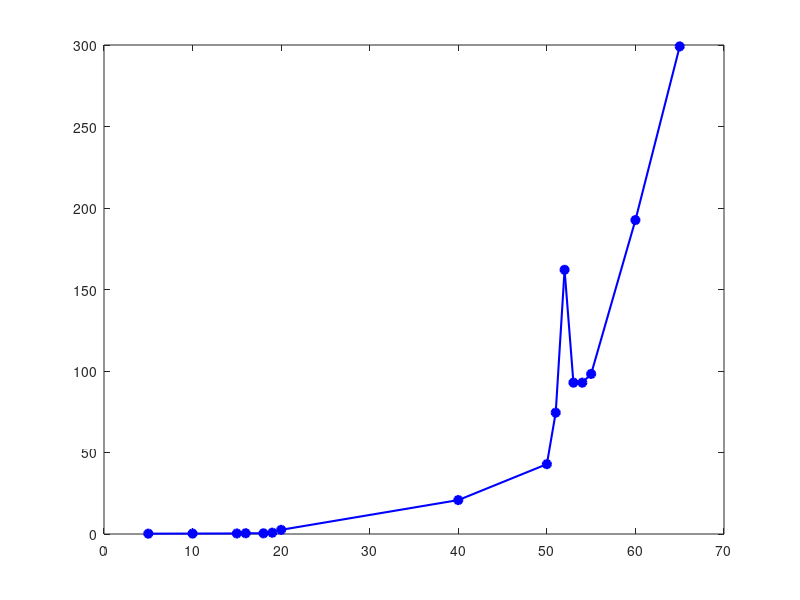

Here is the MATLAB script that generated this plot: (Note: this script raises an error after producing the figure.)
% Datos extraidos de las trazas (tiempo real en segundos)
tamanos = [5, 10, 15, 16, 18, 19, 20, 40, 50, 51, 52, 53, 54, 55, 60, 65];
tiempos = [0.21, 0.26, 0.33, 0.46, 0.42, 0.80, 2.56, 20.81, 42.84, 74.45, 162.08, 92.84, 92.84, 98.20, 192.60, 299.13];

% Crear la figura
figure;

% Pintamos la linea con los puntos
plot(tamanos, tiempos, '-o', 'LineWidth', 1.5, 'MarkerFaceColor', 'b', 'Color', 'b');
hold on;

% Linea horizontal roja para el limite de 1 minuto
yline(60, '--r', 'LineWidth', 1.5);

% Linea vertical verde para marcar nuestro tope operativo
xline(50, ':g', 'LineWidth', 1.5);

% Texto y flecha para señalar el pico raro del X=52
text(53, 162, '\leftarrow Pico anómalo', 'FontSize', 11);

% Textos y etiquetas
title('Escalabilidad del planificador Metric-FF');
xlabel('Tamaño del problema (X = L = P = C = G)');
ylabel('Tiempo de resolución (segundos)');

% Añadir la leyenda
legend('Metric-FF', 'Límite (60s)', 'Máx operativo (X=50)', 'Location', 'northwest');

% Activar la cuadricula
grid on;
hold off;
